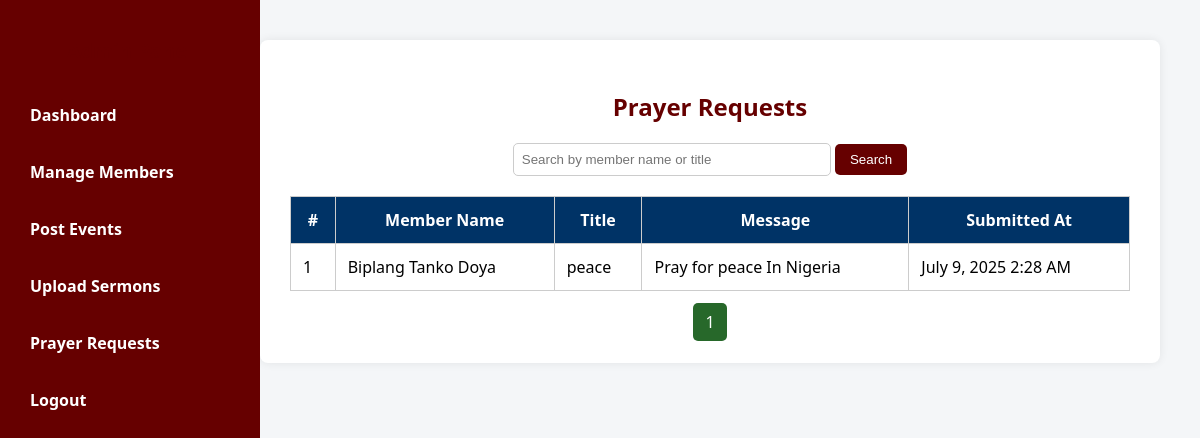
The page /view_prayers.php (signed in) on the database its author committed.
### tables this page shows
CREATE TABLE `prayer_requests` (
  `id` int(11) NOT NULL,
  `member_id` int(11) NOT NULL,
  `title` varchar(255) NOT NULL,
  `message` text NOT NULL,
  `submitted_at` timestamp NOT NULL DEFAULT current_timestamp()
);

CREATE TABLE `members` (
  `id` int(11) NOT NULL,
  `full_name` varchar(100) NOT NULL,
  `email` varchar(100) NOT NULL,
  `phone` varchar(20) DEFAULT NULL,
  `dob` date DEFAULT NULL,
  `gender` varchar(10) DEFAULT NULL,
  `marital_status` varchar(20) DEFAULT NULL,
  `address` text DEFAULT NULL,
  `registration_date` timestamp NOT NULL DEFAULT current_timestamp(),
  `password` varchar(255) NOT NULL
);

### view_prayers.php (the view, shortened to what this page needs)
<?php
include "db_connect.php";
$search = isset($_GET['search']) ? trim($_GET['search']) : "";
$limit = 5;
$page = isset($_GET['page']) ? max(1, intval($_GET['page'])) : 1;
$offset = ($page - 1) * $limit;
$whereClause = "";
$countQuery = $conn->query("SELECT COUNT(*) AS total FROM prayer_requests INNER JOIN members ON prayer_requests.member_id = members.id $whereClause");
$total = $countQuery->fetch_assoc()['total'];
$totalPages = ceil($total / $limit);
$result = $conn->query("SELECT prayer_requests.*, members.full_name FROM prayer_requests INNER JOIN members ON prayer_requests.member_id = members.id $whereClause ORDER BY submitted_at DESC LIMIT $limit OFFSET $offset");
?>
<!DOCTYPE html>
<html>
<head>
</head>
<body>
<div class="sidebar">
    <h2>Admin Panel</h2>
    <a href="admin_dashboard.php">Dashboard</a>
    <a href="manage_members.php">Manage Members</a>
    <a href="post_event.php">Post Events</a>
    <a href="upload_sermon.php">Upload Sermons</a>
    <a href="view_prayers.php">Prayer Requests</a>
    <a href="admin_logout.php">Logout</a>
</div>
<div class="main">
    <div class="content">
        <h2>Prayer Requests</h2>
        <div class="search-form">
            <form method="GET">
                <input type="text" name="search" value="<?php echo htmlspecialchars($search); ?>" placeholder="Search by member name or title">
                <button type="submit">Search</button>
            </form>
        </div>
        <?php if ($result && $result->num_rows > 0): ?>
            <table>
                <tr>
                    <th>#</th>
                    <th>Member Name</th>
                    <th>Title</th>
                    <th>Message</th>
                    <th>Submitted At</th>
                </tr>
                <?php $sn = $offset + 1; ?>
                <?php while ($row = $result->fetch_assoc()): ?>
                    <tr>
                        <td><?php echo $sn++; ?></td>
                        <td><?php echo htmlspecialchars($row['full_name']); ?></td>
                        <td><?php echo htmlspecialchars($row['title']); ?></td>
                        <td><?php echo nl2br(htmlspecialchars($row['message'])); ?></td>
                        <td><?php echo date("F j, Y g:i A", strtotime($row['submitted_at'])); ?></td>
                    </tr>
                <?php endwhile; ?>
            </table>
            <div class="pagination">
                <?php for ($i = 1; $i <= $totalPages; $i++): ?>
                    <a href="?search=<?php echo urlencode($search); ?>&page=<?php echo $i; ?>" class="<?php echo ($i == $page) ? 'active' : ''; ?>"><?php echo $i; ?></a>
                <?php endfor; ?>
            </div>
        <?php else: ?>
            <p style="text-align:center;">No prayer requests found.</p>
        <?php endif; ?>
    </div>
</div>
</body>
</html>

### view_prayers.php (style rules this page uses)
body { font-family: 'Segoe UI', sans-serif; margin: 0; background-color: #f4f6f8; display: flex; }
.sidebar { width: 220px; background-color: #660000; color: white; height: 100vh; position: fixed; padding: 20px; }
.sidebar h2 { text-align: center; margin-bottom: 30px; font-size: 20px; }
.sidebar a { display: block; color: white; text-decoration: none; margin: 15px 0; padding: 10px; border-radius: 5px; font-weight: bold; }
.main { margin-left: 220px; padding: 40px; flex: 1; }
.content { background: white; padding: 30px; border-radius: 8px; box-shadow: 0 0 10px rgba(0,0,0,0.08); max-width: 1100px; margin: auto; }
h2 { color: #660000; text-align: center; }
.search-form { text-align: center; margin-bottom: 20px; }
input[type="text"] { padding: 8px; width: 300px; border: 1px solid #ccc; border-radius: 5px; }
button { padding: 8px 15px; background-color: #660000; color: white; border: none; border-radius: 5px; cursor: pointer; }
table { width: 100%; border-collapse: collapse; margin-top: 20px; }
th, td { padding: 12px; border: 1px solid #ccc; vertical-align: top; }
th { background-color: #003366; color: white; }
.pagination { text-align: center; margin-top: 20px; }
.pagination a { margin: 0 5px; padding: 8px 12px; background-color: #003366; color: white; border-radius: 5px; text-decoration: none; }
.pagination a.active { background-color: #27682a; }

### rows shown on the page
prayer_requests: member.full_name "Biplang Tanko Doya", title "peace", message "Pray for peace In Nigeria", submitted_at "July 9, 2025 2:28 AM"
